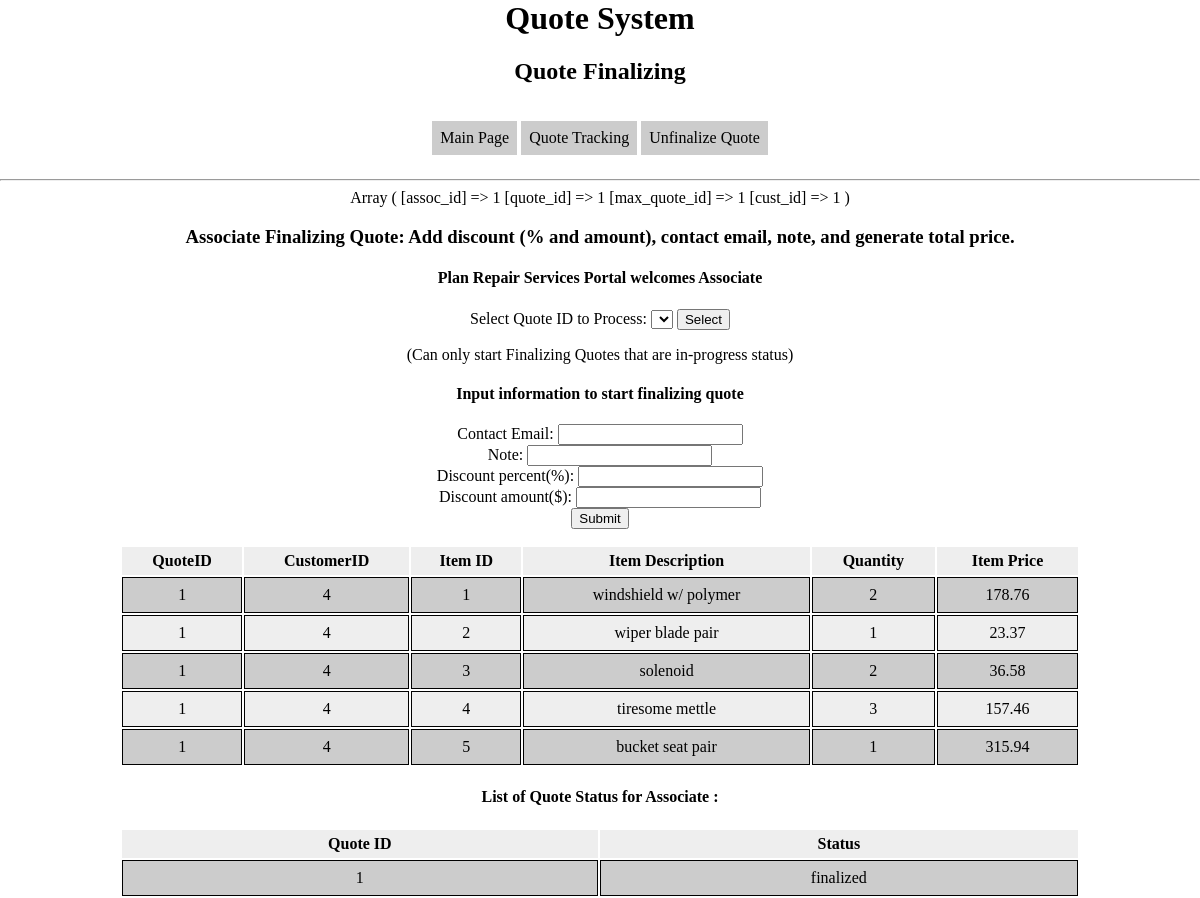
The page /quote_finalizing.php (signed in) on the database its author committed.
### tables this page shows
CREATE TABLE LineItems (

 QuoteId INT NOT NULL,

 ItemNumber INT NOT NULL,

 Quantity INT,

 ItemDescription VARCHAR(250),

 ItemPrice DECIMAL(7,2),

 PRIMARY KEY (QuoteId, ItemNumber),

 FOREIGN KEY (QuoteId) REFERENCES Quotes(Id)

);

CREATE TABLE Quotes (

 Id INT NOT NULL AUTO_INCREMENT,

 CustomerId INT NOT NULL,

 ContactCust VARCHAR(150),

 Status VARCHAR(20),

 DiscountPercentage DECIMAL(5,2),

 DiscountAmount DECIMAL(7,2),
 
 TotalPrice DECIMAL(7,2),

 ProcessingDate DATE,

 AssociateId INT NOT NULL,

 PRIMARY KEY (Id),

 FOREIGN KEY (AssociateId) REFERENCES Associates(Id)

);

### quote_finalizing.php (the view, shortened to what this page needs)
<html>
    <head>
        <link rel="stylesheet" type="text/css" href="style.css">
    </head>
<body>
    <h1>Quote System</h1>
    <h2>Quote Finalizing</h2>
    <nav>
        <ul>
            <li><a href="main.php">Main Page</a></li>
            <li><a href="quote_tracking.php">Quote Tracking</a></li>
            <li><a href="quote_unfinalizing.php">Unfinalize Quote</a></li>
        </ul>
    </nav>
    <hr>
    <?php
    include 'local_cred.php';
    try {
        $pdo_local = new PDO($local_dbname, $lc_user, $lc_pass);
        print_r($_SESSION);
        echo "<br>";
        echo "<h3>Associate Finalizing Quote: Add discount (% and amount),
            contact email, note, and generate total price.</h3>";
        $first = $_SESSION["assoc_first"];
        $last = $_SESSION["assoc_last"];
        echo "<h4>Plan Repair Services Portal welcomes Associate $first $last
          </h4>";
        echo "<form action=\"quote_finalizing.php\" method = GET>";
        echo "<label for='Name'>Select Quote ID to Process: </label>";
        echo "<select id='Name' name='qid'>";
        echo "</select>";
        echo " <input type='submit' value='Select'> </form>";
        echo "(Can only start Finalizing Quotes that are in-progress status)";
        $qid = $_SESSION["quote_id"];
        if (!isset($_GET["email"])) {
            echo "<br>";
            $first = $_SESSION["assoc_first"];
            $last = $_SESSION["assoc_last"];
            echo "<h4>Input information to start finalizing quote</h4>";
            echo "<form action=\"quote_finalizing.php\" method = GET>";
            echo "Contact Email: <input type='email' name='email'> <br>";
            echo "Note: <input type='text' name='note'> <br>";
            echo "Discount percent(%): <input type='number' name='dis_pct'> <br>";
            echo "Discount amount($): <input type='number' name='dis_amt'> <br>";
            echo "<input type='submit' value='Submit'> <br></form>";
        }
        $assoc_id = $_SESSION["assoc_id"];
        $res = $pdo_local->query("SELECT QuoteId, CustomerId, ItemNumber,
        ItemDescription, Quantity, ItemPrice
            FROM LineItems, Quotes
            WHERE LineItems.QuoteId = Quotes.Id
            AND Quotes.AssociateId = $assoc_id
            AND QuoteId = $qid");
        echo "<table border=0 cellpadding=5 align=center>";
        echo "<tr><th>QuoteID</th><th>CustomerID</th><th>Item ID</th>
        <th>Item Description</th><th>Quantity</th><th>Item Price</th></tr>";
        while($fet = $res->fetch(PDO::FETCH_ASSOC)){
            echo"<tr>";
            $quote_id = $fet["QuoteId"];
            $cust_id = $fet["CustomerId"];
            $part_id = $fet["ItemNumber"];
            $desc = $fet["ItemDescription"];
            $qty = $fet["Quantity"];
            $price = $fet["ItemPrice"];
            echo "
            <td>$quote_id</td>
            <td>$cust_id</td>
            <td>$part_id</td>
            <td>$desc</td>
            <td>$qty</td>
            <td>$price</td>";
            echo "</tr>";
        }
        echo "</table>";
        echo "<h4>List of Quote Status for Associate $first $last:</h4>";
        $assoc_id = $_SESSION["assoc_id"];
        $pdo_local = new PDO($local_dbname, $lc_user, $lc_pass);
        $res = $pdo_local->query("SELECT Id, Status FROM Quotes
            WHERE AssociateId = $assoc_id");
        echo "<table border=0 cellpadding=5 align=center>";
        echo "<tr><th>Quote ID</th><th>Status</th></tr>";
        while($fet = $res->fetch(PDO::FETCH_ASSOC)){
            echo"<tr>";
            $quote_id = $fet["Id"];
            $status = $fet["Status"];
            echo "
            <td>$quote_id</td>
            <td>$status</td>";
            echo "</tr>";
        }
        echo "</table>";
    }
    catch(PDOexception $e) {
        echo "Connection to database failed: " . $e->getMessage();
    }
    ?>
</body>
</html>

### style.css (style rules this page uses)
body { margin: 0 auto; width: 100%; text-align: center; }
nav { margin: 0 auto; width: 100%; text-align: center; display: inline-block; }
nav ul { list-style-type: none; padding: 0; }
nav li { display: inline-block; padding: 0; }
nav a { display: block; padding: 0.5em; text-decoration: none; color: #000; background-color: #ccc; }
table { margin: 0 auto; width: 80%; text-align: center; }
td { padding: 0.5em; border: 1px solid #000; text-align: center; }
tr:nth-child(even) { background-color: #ccc; }
tr:nth-child(odd) { background-color: #eee; }

### rows shown on the page
lineitems: QuoteId "1", QuoteId.CustomerId "4", ItemNumber "1", ItemDescription "windshield w/ polymer", Quantity "2", ItemPrice "178.76"
lineitems: QuoteId "1", QuoteId.CustomerId "4", ItemNumber "2", ItemDescription "wiper blade pair", Quantity "1", ItemPrice "23.37"
lineitems: QuoteId "1", QuoteId.CustomerId "4", ItemNumber "3", ItemDescription "solenoid", Quantity "2", ItemPrice "36.58"
lineitems: QuoteId "1", QuoteId.CustomerId "4", ItemNumber "4", ItemDescription "tiresome mettle", Quantity "3", ItemPrice "157.46"
lineitems: QuoteId "1", QuoteId.CustomerId "4", ItemNumber "5", ItemDescription "bucket seat pair", Quantity "1", ItemPrice "315.94"
quotes: Id "1", Status "finalized"
